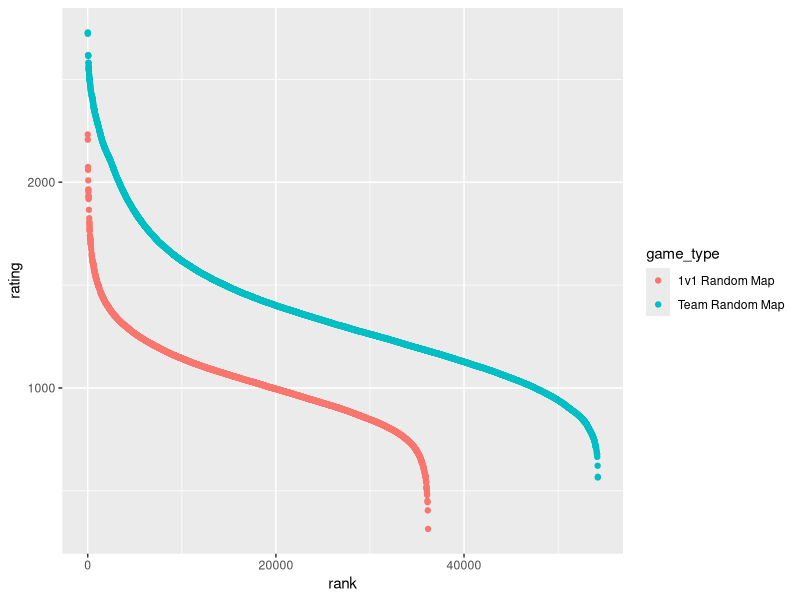
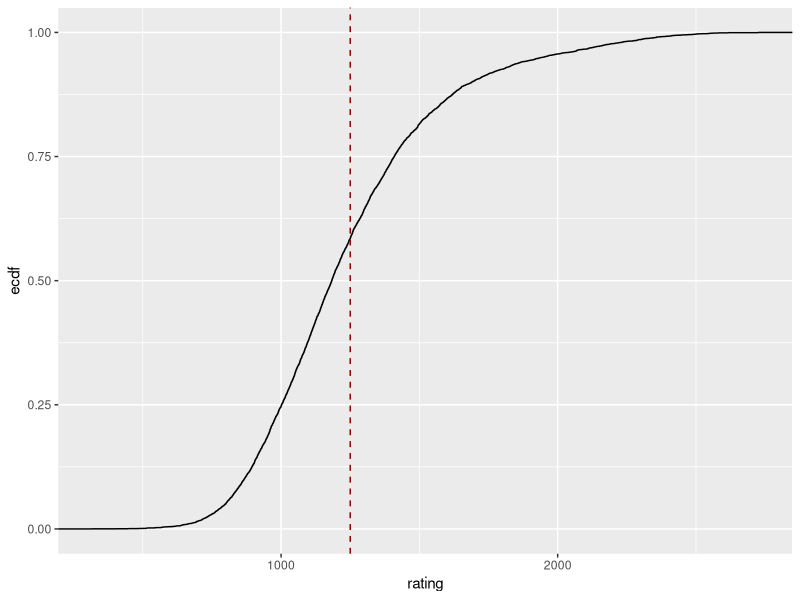
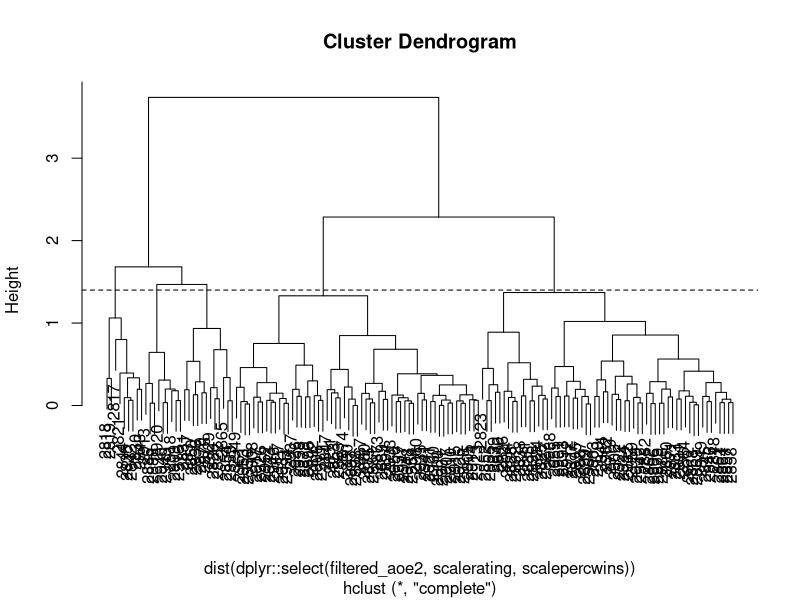
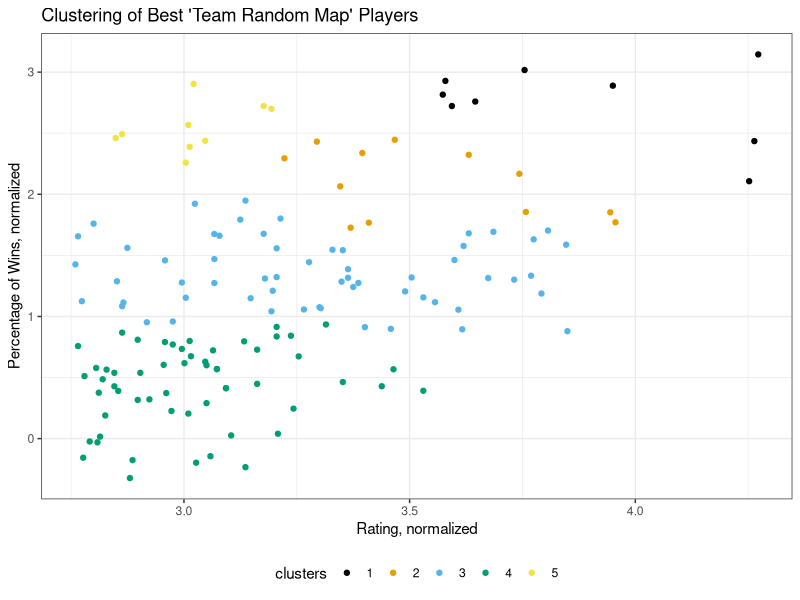

Write the R code that produced these figures, in order.
## ---- chunk 1
library(ggdendro)
library(dplyr)
library(ggplot2)
library(ggdendro)
library(ggthemes)
library(tidyr)
aoe2 <- read.csv("../Data/aoe2_leaderboard_sample.csv")
## ---- chunk 2
ggplot(aoe2) +
  geom_point(aes(rank, rating, color = game_type))
## ---- chunk 3
aoe2 %>%
  ggplot(aes(x = rating)) +
  stat_ecdf() +
  geom_vline(xintercept = 1250,
              linetype = "dashed",
              color = "darkred")
## ---- chunk 4
aoe2$perc_wins <- aoe2$wins / aoe2$games
aoe2$scalerating <- scale(aoe2$rating)
aoe2$scalepercwins <- scale(aoe2$perc_wins)

filtered_aoe2 <- aoe2[aoe2$rating > 2200 & aoe2$game_type == "Team Random Map", ]
head(filtered_aoe2)
## ---- chunk 5
aoe2_hclust <- 
  hclust(dist(
    dplyr::select(filtered_aoe2,
                  scalerating, scalepercwins)),
         method = "complete")

plot(aoe2_hclust) +
  abline(h = 1.4, lty = 2)

aoe2_player_clusters <-
  cutree(aoe2_hclust,
         k = 5)

filtered_aoe2 <- filtered_aoe2 %>%
  mutate(clusters = 
           as.factor(aoe2_player_clusters))

filtered_aoe2 %>%
  ggplot(aes(x = scalerating, y = scalepercwins,
             color = clusters, label = name)) +
  geom_point() +
  ggthemes::scale_color_colorblind() +
  theme_bw() +
  ggtitle("Clustering of Best 'Team Random Map' Players") +
  xlab("Rating, normalized") +
  ylab("Percentage of Wins, normalized") +
  theme(legend.position = "bottom")

## ---- chunk 6
mean(aoe2$perc_wins)
sd(aoe2$perc_wins)
## ---- chunk 7
filtered_aoe2 %>%
  group_by(clusters) %>%
  summarise(avgrank = mean(rank), avgrating = mean(rating), avggames = mean(games), avgwins = mean(wins), avglosses = mean(losses), avgpercwins = mean(perc_wins))
